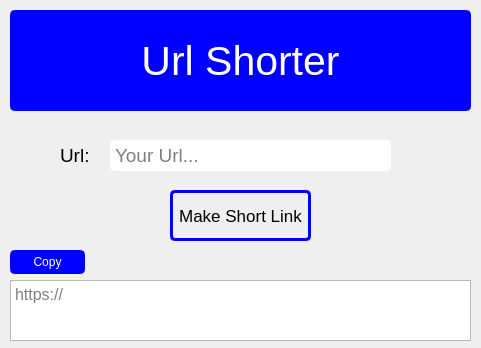
<?xml version="1.0" encoding="UTF-8"?>
<ui version="4.0">
 <class>MainWindow</class>
 <widget class="QMainWindow" name="MainWindow">
  <property name="geometry">
   <rect>
    <x>0</x>
    <y>0</y>
    <width>481</width>
    <height>348</height>
   </rect>
  </property>
  <property name="windowTitle">
   <string>MainWindow</string>
  </property>
  <widget class="QWidget" name="centralwidget">
   <widget class="QLabel" name="label_banner">
    <property name="geometry">
     <rect>
      <x>10</x>
      <y>10</y>
      <width>461</width>
      <height>101</height>
     </rect>
    </property>
    <property name="font">
     <font>
      <pointsize>31</pointsize>
     </font>
    </property>
    <property name="styleSheet">
     <string notr="true">QLabel {
	color: #fff;
	background-color: #0000ff;
	border: 3px solid #0000ff;
	border-radius: 5px;
}</string>
    </property>
    <property name="text">
     <string>Url Shorter</string>
    </property>
    <property name="alignment">
     <set>Qt::AlignCenter</set>
    </property>
   </widget>
   <widget class="QLabel" name="label">
    <property name="geometry">
     <rect>
      <x>60</x>
      <y>140</y>
      <width>41</width>
      <height>31</height>
     </rect>
    </property>
    <property name="font">
     <font>
      <pointsize>14</pointsize>
     </font>
    </property>
    <property name="text">
     <string>Url:</string>
    </property>
   </widget>
   <widget class="QLineEdit" name="url">
    <property name="geometry">
     <rect>
      <x>110</x>
      <y>140</y>
      <width>281</width>
      <height>31</height>
     </rect>
    </property>
    <property name="font">
     <font>
      <pointsize>14</pointsize>
     </font>
    </property>
    <property name="styleSheet">
     <string notr="true">QLineEdit {
	border: 3px solid #fff;
	border-radius: 5px;
}</string>
    </property>
    <property name="dragEnabled">
     <bool>true</bool>
    </property>
    <property name="placeholderText">
     <string>Your Url...</string>
    </property>
    <property name="clearButtonEnabled">
     <bool>true</bool>
    </property>
   </widget>
   <widget class="QTextEdit" name="text">
    <property name="geometry">
     <rect>
      <x>10</x>
      <y>280</y>
      <width>461</width>
      <height>61</height>
     </rect>
    </property>
    <property name="font">
     <font>
      <pointsize>12</pointsize>
     </font>
    </property>
    <property name="readOnly">
     <bool>true</bool>
    </property>
    <property name="placeholderText">
     <string>https://</string>
    </property>
   </widget>
   <widget class="QPushButton" name="make_btn">
    <property name="geometry">
     <rect>
      <x>170</x>
      <y>190</y>
      <width>141</width>
      <height>51</height>
     </rect>
    </property>
    <property name="font">
     <font>
      <pointsize>13</pointsize>
      <kerning>false</kerning>
     </font>
    </property>
    <property name="styleSheet">
     <string notr="true">QPushButton {
	color: #000;
	border: 3px solid #0000ff;
	border-radius: 5px;
}
QPushButton:hover {
	background-color: #0000ff;
	color: #fff;
}</string>
    </property>
    <property name="text">
     <string>Make Short Link</string>
    </property>
   </widget>
   <widget class="QPushButton" name="copy_btn">
    <property name="geometry">
     <rect>
      <x>10</x>
      <y>250</y>
      <width>75</width>
      <height>24</height>
     </rect>
    </property>
    <property name="styleSheet">
     <string notr="true">QPushButton {
	color: #fff;
	background-color: #0000ff;
	border: 3px solid #0000ff;
	border-radius: 5px;
}
</string>
    </property>
    <property name="text">
     <string>Copy</string>
    </property>
   </widget>
  </widget>
 </widget>
 <resources/>
 <connections/>
</ui>
